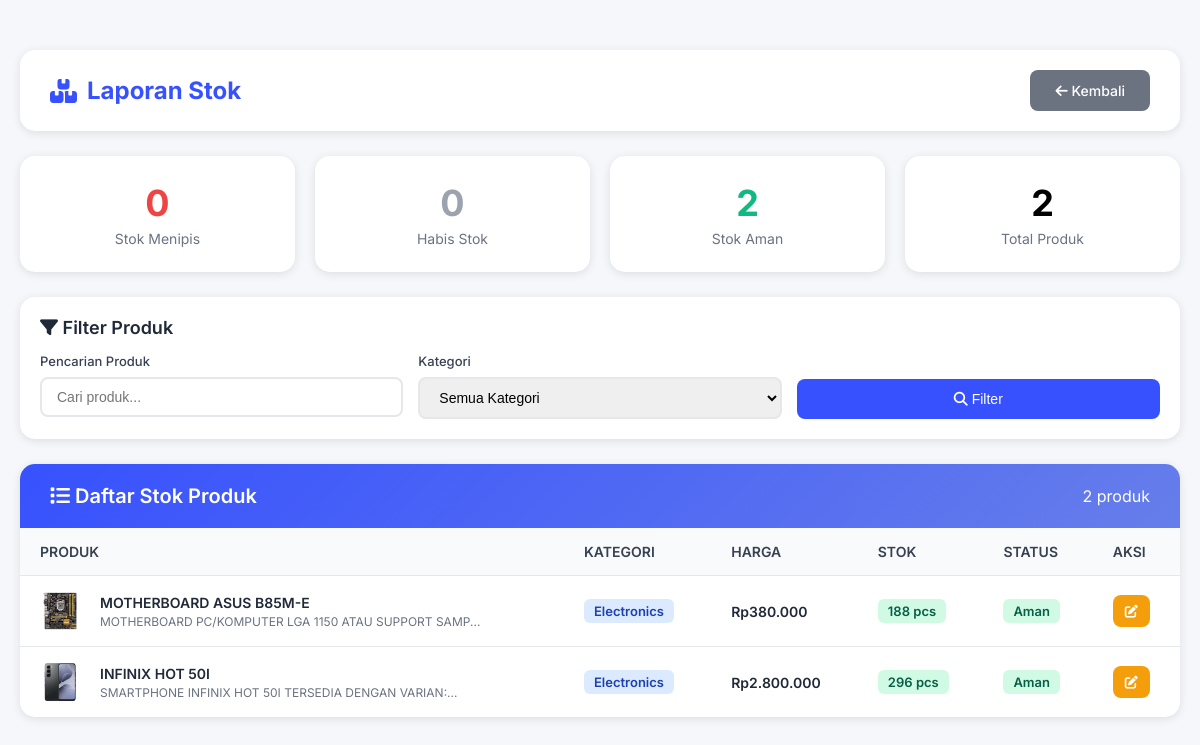
The app's page /Petugas/laporan_stok_petugas.php (signed in) with its own data.
### tables this page shows
CREATE TABLE `products` (
  `id` int(11) NOT NULL,
  `name` varchar(200) NOT NULL,
  `description` text DEFAULT NULL,
  `price` decimal(10,2) NOT NULL,
  `stock` int(11) DEFAULT 0,
  `category_id` int(11) DEFAULT NULL,
  `image` varchar(255) DEFAULT NULL,
  `status` enum('active','inactive') DEFAULT 'active',
  `created_at` timestamp NOT NULL DEFAULT current_timestamp(),
  `updated_at` timestamp NOT NULL DEFAULT current_timestamp() ON UPDATE current_timestamp()
);

CREATE TABLE `categories` (
  `id` int(11) NOT NULL,
  `name` varchar(100) NOT NULL,
  `description` text DEFAULT NULL,
  `created_at` timestamp NOT NULL DEFAULT current_timestamp(),
  `updated_at` timestamp NOT NULL DEFAULT current_timestamp() ON UPDATE current_timestamp()
);

### Petugas/laporan_stok_petugas.php (the view, shortened to what this page needs)
<?php
require_once '../config.php';
$search = isset($_GET['search']) ? $_GET['search'] : '';
$query = "SELECT p.*, c.name as category_name FROM products p LEFT JOIN categories c ON p.category_id = c.id WHERE 1=1";
$params = [];
$query .= " ORDER BY p.stock ASC";
try {
    $stmt = $conn->prepare($query);
    $stmt->execute($params);
    $products = $stmt->fetchAll();
} catch(PDOException $e) {
    $products = [];
    $categories = [];
}
$total_products = count($products);
$low_stock = array_filter($products, fn($p) => $p['stock'] < 10 && $p['stock'] > 0);
$out_of_stock = array_filter($products, fn($p) => $p['stock'] == 0);
$in_stock = array_filter($products, fn($p) => $p['stock'] >= 10);
?>
<!DOCTYPE html>
<html lang="id">
<head>
    <link rel="stylesheet" href="https://cdnjs.cloudflare.com/ajax/libs/font-awesome/6.4.0/css/all.min.css">
</head>
<body>
    <div class="container">
        <div class="header">
            <h1><i class="fas fa-boxes"></i> Laporan Stok</h1>
            <a href="petugas_dashboard.php" class="btn btn-secondary">
                <i class="fas fa-arrow-left"></i> Kembali
            </a>
        </div>
        <div class="stats-grid">
            <div class="stat-card">
                <div class="stat-value low"><?php echo count($low_stock); ?></div>
                <div class="stat-label">Stok Menipis</div>
            </div>
            <div class="stat-card">
                <div class="stat-value out"><?php echo count($out_of_stock); ?></div>
                <div class="stat-label">Habis Stok</div>
            </div>
            <div class="stat-card">
                <div class="stat-value good"><?php echo count($in_stock); ?></div>
                <div class="stat-label">Stok Aman</div>
            </div>
            <div class="stat-card">
                <div class="stat-value"><?php echo $total_products; ?></div>
                <div class="stat-label">Total Produk</div>
            </div>
        </div>
        <div class="filters">
            <div class="filters-title">
                <i class="fas fa-filter"></i> Filter Produk
            </div>
            <form method="GET" class="filters-row">
                <div class="filter-group">
                    <label for="search">Pencarian Produk</label>
                    <input type="text" id="search" name="search" placeholder="Cari produk..." value="<?php echo htmlspecialchars($search); ?>">
                </div>
                <div class="filter-group">
                    <label for="category">Kategori</label>
                    <select id="category" name="category">
                        <option value="">Semua Kategori</option>
                    </select>
                </div>
                <div class="filter-group" style="align-self: flex-end;">
                    <button type="submit" class="btn" style="width: 100%;">
                        <i class="fas fa-search"></i> Filter
                    </button>
                </div>
            </form>
        </div>
        <div class="table-container">
            <div class="table-header">
                <div class="table-title">
                    <i class="fas fa-list"></i> Daftar Stok Produk
                </div>
                <div>
                    <?php echo $total_products; ?> produk
                </div>
            </div>
            <table>
                <thead>
                    <tr>
                        <th>Produk</th>
                        <th>Kategori</th>
                        <th>Harga</th>
                        <th>Stok</th>
                        <th>Status</th>
                        <th>Aksi</th>
                    </tr>
                </thead>
                <tbody>
                    <?php if(count($products) > 0): ?>
                        <?php foreach($products as $product): ?>
                            <tr>
                                <td>
                                    <div class="product-info">
                                        <?php if($product['image'] && file_exists('../uploads/products/' . $product['image'])): ?>
                                            <img src="../uploads/products/<?php echo $product['image']; ?>" alt="<?php echo $product['name']; ?>" class="product-image">
                                        <?php else: ?>
                                            <div style="width: 40px; height: 40px; background: #f3f4f6; border-radius: 8px; display: flex; align-items: center; justify-content: center; color: #6b7280;">
                                                <i class="fas fa-box"></i>
                                            </div>
                                        <?php endif; ?>
                                        <div>
                                            <div class="product-name"><?php echo $product['name']; ?></div>
                                            <div class="product-desc"><?php echo substr($product['description'], 0, 50); ?>...</div>
                                        </div>
                                    </div>
                                </td>
                                <td>
                                    <?php if($product['category_name']): ?>
                                        <span class="category-badge"><?php echo $product['category_name']; ?></span>
                                    <?php else: ?>
                                        <span class="category-badge">No Category</span>
                                    <?php endif; ?>
                                </td>
                                <td class="price">Rp<?php echo number_format($product['price'], 0, ',', '.'); ?></td>
                                <td>
                                    <?php
                                    $stockClass = 'in-stock';
                                    ?>
                                    <span class="stock-badge <?php echo $stockClass; ?>">
                                        <?php echo $product['stock']; ?> pcs
                                    </span>
                                </td>
                                <td>
                                    <span class="stock-badge <?php echo $stockClass; ?>">
                                        <?php
                                        if($product['stock'] == 0) echo 'Habis';
                                        else if($product['stock'] < 10) echo 'Menipis';
                                        else echo 'Aman';
                                        ?>
                                    </span>
                                </td>
                                <td>
                                    <div class="action-buttons">
                                        <a href="ubah_produk_petugas.php?id=<?php echo $product['id']; ?>" class="btn btn-sm btn-warning" title="Edit Produk">
                                            <i class="fas fa-edit"></i>
                                        </a>
                                    </div>
                                </td>
                            </tr>
                        <?php endforeach; ?>
                    <?php endif; ?>
                </tbody>
            </table>
        </div>
    </div>
</body>
</html>

### Petugas/laporan_stok_petugas.php (style rules this page uses)
* { margin: 0; padding: 0; box-sizing: border-box; }
body { font-family: 'Inter', sans-serif; background: #f5f7fb; }
.container { max-width: 1400px; margin: 30px auto; padding: 20px; }
.header { background: white; padding: 20px 30px; border-radius: 15px; box-shadow: 0 2px 10px rgba(0,0,0,0.1); margin-bottom: 25px; display: flex; justify-content: space-between; align-items: center; }
.header h1 { color: #3751fe; font-size: 24px; display: flex; align-items: center; gap: 10px; }
.btn { display: inline-block; padding: 12px 25px; background: #3751fe; color: white; text-decoration: none; border-radius: 8px; font-weight: 500; transition: all 0.3s; border: none; cursor: pointer; font-size: 14px; }
.btn-secondary { background: #6b7280; }
.btn-warning { background: #f59e0b; }
.stats-grid { display: grid; grid-template-columns: repeat(auto-fit, minmax(200px, 1fr)); gap: 20px; margin-bottom: 25px; }
.stat-card { background: white; padding: 25px; border-radius: 15px; box-shadow: 0 2px 10px rgba(0,0,0,0.1); text-align: center; transition: transform 0.3s; }
.stat-value { font-size: 36px; font-weight: 700; margin-bottom: 5px; }
.stat-label { font-size: 14px; color: #6b7280; }
.stat-value.low { color: #ef4444; }
.stat-value.out { color: #9ca3af; }
.stat-value.good { color: #10b981; }
.filters { background: white; padding: 20px; border-radius: 15px; box-shadow: 0 2px 10px rgba(0,0,0,0.1); margin-bottom: 25px; }
.filters-title { font-size: 18px; font-weight: 600; color: #1f2937; margin-bottom: 15px; }
.filters-row { display: grid; grid-template-columns: repeat(auto-fit, minmax(250px, 1fr)); gap: 15px; }
.filter-group { display: flex; flex-direction: column; gap: 8px; }
.filter-group label { font-size: 13px; font-weight: 500; color: #374151; }
.filter-group input, .filter-group select { padding: 10px 15px; border: 2px solid #e5e7eb; border-radius: 8px; font-size: 14px; transition: all 0.3s; }
.table-container { background: white; border-radius: 15px; box-shadow: 0 2px 10px rgba(0,0,0,0.1); overflow: hidden; }
.table-header { padding: 20px 30px; background: linear-gradient(135deg, #3751fe 0%, #667eea 100%); color: white; display: flex; justify-content: space-between; align-items: center; }
.table-title { font-size: 20px; font-weight: 600; }
table { width: 100%; border-collapse: collapse; }
thead { background: #f9fafb; }
th { padding: 15px 20px; text-align: left; font-weight: 600; color: #374151; font-size: 14px; text-transform: uppercase; }
td { padding: 15px 20px; border-top: 1px solid #e5e7eb; font-size: 14px; color: #4b5563; }
.product-image { width: 40px; height: 40px; border-radius: 8px; object-fit: cover; margin-right: 10px; }
.product-info { display: flex; align-items: center; gap: 10px; }
.product-name { font-weight: 600; color: #1f2937; }
.product-desc { font-size: 12px; color: #6b7280; margin-top: 3px; }
.stock-badge { display: inline-block; padding: 4px 10px; border-radius: 6px; font-weight: 600; font-size: 13px; }
.stock-badge.in-stock { background: #d1fae5; color: #065f46; }
.category-badge { display: inline-block; background: #dbeafe; color: #1e40af; padding: 4px 10px; border-radius: 6px; font-size: 13px; font-weight: 600; }
.price { font-weight: 600; color: #1f2937; }
.action-buttons { display: flex; gap: 8px; }
.btn-sm { padding: 8px 12px; font-size: 13px; }

### records on screen
products: image (picture), name "MOTHERBOARD ASUS B85M-E", description "MOTHERBOARD PC/KOMPUTER LGA 1150 ATAU SUPPORT SAMP", category.name "Electronics", price "380.000", stock "188", shows "Aman"
products: image (picture), name "INFINIX HOT 50I", description "SMARTPHONE INFINIX HOT 50I TERSEDIA DENGAN VARIAN:", category.name "Electronics", price "2.800.000", stock "296", shows "Aman"

### other values on screen
count($low_stock) "0"
count($out_of_stock) "0"
count($in_stock) "2"
$total_products "2"
